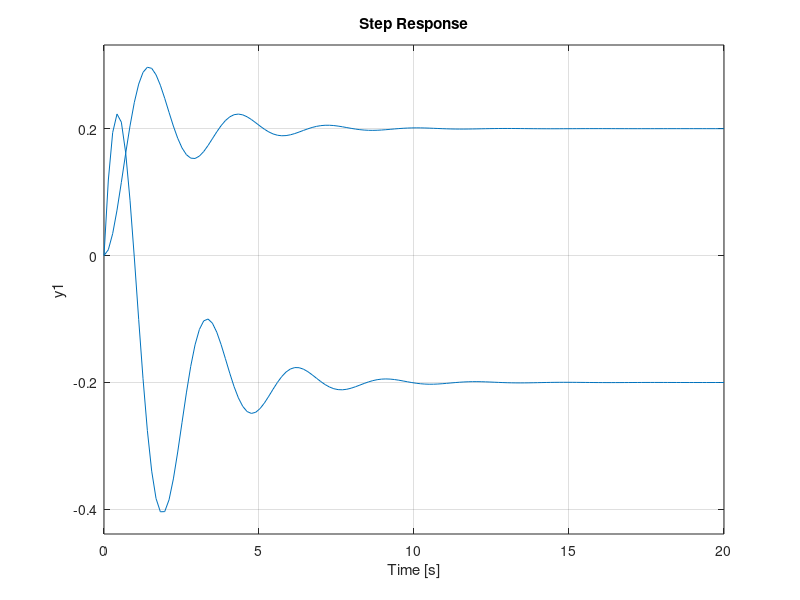

Source code (MATLAB):
clf;
sys = tf([1 2.1],[1 3 7 10])
step(sys)
hold on;
k = 12
sys2 = tf([1],[1 1 5])
step(sys2)

clf;
sys = tf([1],[1 1 5])
step(sys)
hold on;
K = 1
sys2 = tf([K -K],[1 1 5])
step(sys2)

